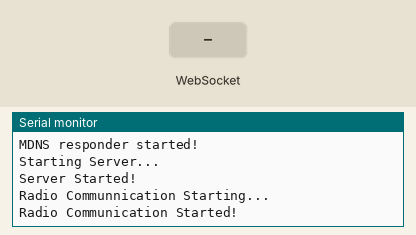
A program run on a simulated ESP8266 (NodeMCU). Parts: the last lines printed to the serial monitor. The test bench sets the inputs (shaded band). No radio packets arrive unless stated.

Above: at 1.2 s.
1.3 s: WebSocket text "1" received
At 2.0 s:
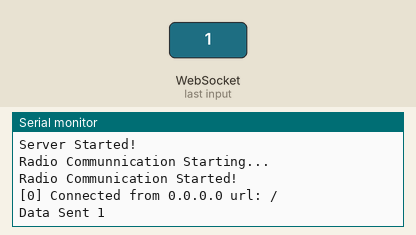
2.8 s: WebSocket text "0" received
At 4.3 s:
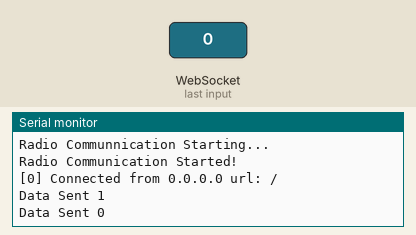

The program:

main.cpp
```cpp
/**
 * For the NodeMCU to be operate as a master with the ESP32 as slave
 * Contained Blocks
 *    - Websocket Server for Android (A good explanation of the WebSocket server can be found here. http://www.martyncurrey.com/esp8266-and-the-arduino-ide-part-9-websockets/)
 *    - Radio Transmission (nRF24L01)
 */

#include <Arduino.h>
#include <SPI.h>
#include <ESP8266WiFi.h>
#include <WebSocketsServer.h>
#include <ESP8266WebServer.h>
#include <ESP8266mDNS.h>
#include <Hash.h>
#include <printf.h>

#include <RF24_config.h>
#include <nRF24L01.h>
#include <RF24.h>
#define CE_PIN D8
#define CSN_PIN D4
int ackData[2] = {-1, -1}; // to hold the two values coming from the slave
//const byte addresses[][6] = {"00001", "00002"};
const byte addresses[6] = "00001";
bool newData = false;
RF24 radio(CE_PIN, CSN_PIN); // Create a Radio

/*unsigned long previousMillis = 0;
const long interval = 1000;
int ledState = LOW;*/

ESP8266WebServer server(80);
WebSocketsServer webSocket = WebSocketsServer(81);

// num is the current client/connection number/ID.
// payload is the received data. This is a pointer not a char or char array.
void webSocketEvent(uint8_t num, WStype_t type, uint8_t *payload, size_t length)
{

    switch (type)
    {
    case WStype_DISCONNECTED:
        Serial.printf("[%u] Disconnected!\n", num);
        break;
    case WStype_CONNECTED:
    {
        IPAddress ip = webSocket.remoteIP(num);
        Serial.printf("[%u] Connected from %d.%d.%d.%d url: %s\n", num, ip[0], ip[1], ip[2], ip[3], payload);

        // send message to client
        webSocket.sendTXT(num, "Connected");
    }
    break;
    case WStype_TEXT:
        IPAddress ip = webSocket.remoteIP(num);
        //Serial.printf("%s?\n", payload);
        /*for (int i = 0; i <= length; i++){
                Serial.println((char)payload[i]);
            }*/

        /**
             * https://www.thethingsnetwork.org/docs/devices/bytes.html
             * https://www.reddit.com/r/arduino/comments/2pf8uw/best_method_to_extract_floats_from_strings/
             * http://www.cplusplus.com/reference/cstdlib/strtof/
             * https://tttapa.github.io/ESP8266/Chap14%20-%20WebSocket.html
             */
        //radio.write( &payload, length );
        //radio.write( (uint8_t *)payload, length );
        //radio.write(payload, length);
        //webSocket.sendTXT(num, payload,sizeof(payload),false);
        radio.stopListening();
        radio.write(payload, length);
        Serial.print("Data Sent ");
        Serial.printf("%s", payload);
        Serial.println();
        /*if(rslt){               // Everything in this bracket is part of a two way radio
                if ( radio.isAckPayloadAvailable() ) {
                    radio.read(&ackData, sizeof(ackData));
                    newData = true;
                }
                else {
                    Serial.println("  Acknowledge but no data ");
                }
                //updateMessage();
            }
            else{Serial.println("Tx Failed");}*/
        break;
    }
}

void setup()
{
    Serial.begin(115200);

    pinMode(LED_BUILTIN, OUTPUT);

    // Starting Access Point (NodeMCU)
    Serial.println("Starting AP...");
    WiFi.mode(WIFI_AP);
    WiFi.softAP("NodeMCU Access Point", "12345678");
    Serial.println("AP Started!");

    // Start Websocket Server
    Serial.println("Starting Websocket...");
    webSocket.begin();
    webSocket.onEvent(webSocketEvent);
    Serial.println("Websocket Started!");

    // I am not sure what this is.
    if (MDNS.begin("simcontrol"))
    {
        Serial.println("MDNS responder started!");
    }
    Serial.println("Starting Server...");
    //handle index
    server.on(
        "/", []() {
            server.send(200, "text/plain", "You are connected");
        });
    server.begin();
    Serial.println("Server Started!");

    //Radio Communication (nRF24L01+LA+PNA)
    Serial.println("Radio Communnication Starting...");
    radio.begin();
    radio.openWritingPipe(addresses); // 00001    // This is checked
    //radio.openReadingPipe(1, addresses[1]); // 00002   // This is checked
    radio.setPALevel(RF24_PA_MIN);
    Serial.println("Radio Communication Started!");

    //Add service to MDNS
    MDNS.addService("http", "tcp", 80);
    MDNS.addService("ws", "tcp", 81);
}

void loop()
{
    //const char text[] = "Hello World";
    //radio.write(&text, sizeof(text));
    //delay(1000);
    webSocket.loop();
    server.handleClient();
    //radio.startListening();
    /*if (radio.available()){

    }*/
    //if(newData){webSocket.broadcastTXT();}     // BroadcastTXT is used to transmit data to all the WebSocket Clients.
}
```

Measured:
- after the input at 1.3 s, the serial monitor: prints a new line at once (image 1)
- after the input at 2.8 s, the serial monitor: prints a new line at once (image 2)
